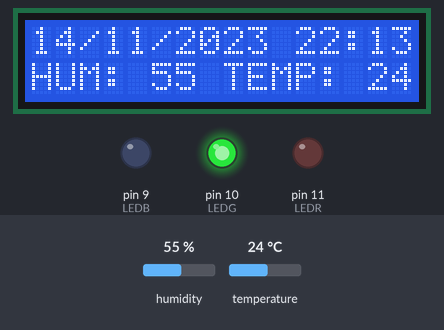
Simulated run of this sketch. Board: Arduino Uno, built with avr-gcc and run on an emulated ATmega328P. Parts: 16×2 character LCD, output pins drawn as LEDs (lit = HIGH). Inputs (shaded band) come from the test bench; at power-on: temperature 24 °C, humidity 55 %. The local clock reads 2024-03-15 10:24:30 at power-on unless the sketch sets it; what the sketch prints to the serial monitor is not drawn.

Above: at 1.2 s.
1.3 s: temperature set to 21 °C
At 3.2 s:
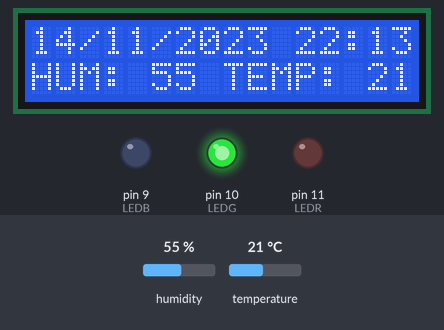
4.0 s: temperature set to 18 °C
At 5.5 s:
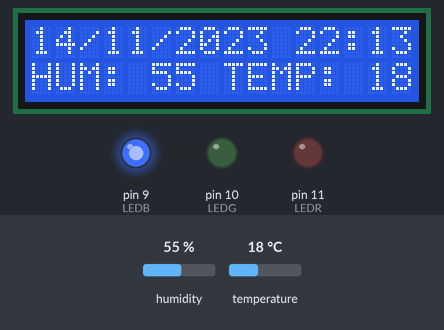
6.7 s: humidity set to 22 %
At 9.6 s:
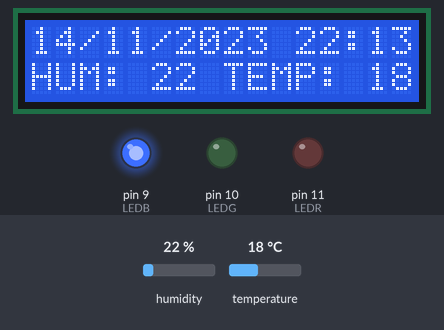
10.1 s: humidity set to 40 %
At 11.5 s:
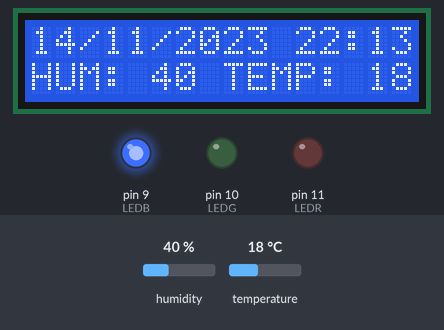
Timing chart, 0 to 13.1 s (numbered marks = the images above; inputs shaded):
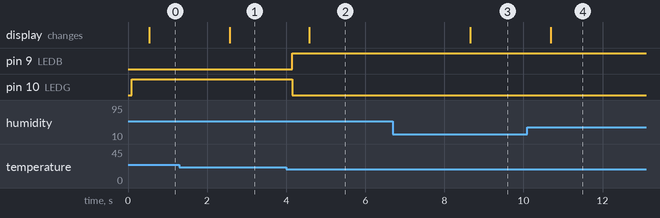

The sketch:

20230618v1_PruebaPropia.ino
```cpp
#include <Wire.h>
#include <LiquidCrystal_I2C.h>
#include "DHT.h"
#include <RtcDS1302.h>

#define DHTTYPE DHT11
#define DHTPIN 2
#define LEDR 11 // led rojo
#define LEDG 10 // led verde
#define LEDB 9 // led azul
float hum;
float temp;
long tAnt;
char buff[17];

LiquidCrystal_I2C lcd(0x27, 16, 2);
DHT dht(DHTPIN, DHTTYPE);
ThreeWire myWire(4, 5, 3); // configuro IO, CLOCK, CE
RtcDS1302<ThreeWire> Rtc(myWire);

void setup() {
    Serial.begin(9600);
    lcd.begin(); //inicializa el lcd
    lcd.backlight(); //prende las luces del display
    dht.begin();
    Rtc.Begin();
    RtcDateTime compiled = RtcDateTime(__DATE__, __TIME__);
    Rtc.SetDateTime(compiled);
}

void loop() {
    setVariables();
    printHum();
    setColorsLeds();
    printDateTime();
}

void setVariables() {
    temp = dht.readTemperature();
    hum = dht.readHumidity();
}

void printHum() {
    if (millis() - tAnt > 500) {
        tAnt = millis();
        sprintf(buff, "HUM: %d TEMP: %d", (int)hum, (int)temp);
        lcd.setCursor(0, 1);
        lcd.print(buff);
    }
}

void printDateTime() {
    RtcDateTime now = Rtc.GetDateTime();
    int dia = now.Day();
    int mes = now.Month();
    int anio = now.Year();
    int hora = now.Hour();
    int minuto = now.Minute();
    int segundo = now.Second();
    sprintf( buff, "%02d/%02d/%04d %02d:%02d", dia, mes, anio, hora, minuto);
    Serial.println(buff);
    lcd.setCursor(0, 0);
    lcd.print(buff);
}

void setColorsLeds() {
    if (temp < 20) {
        analogWrite(LEDR, 0);
        analogWrite(LEDG, 0);
        analogWrite(LEDB, 255);
    }

    if (temp < 30 && temp >= 20) {
        analogWrite(LEDR, 0);
        analogWrite(LEDG, 255);
        analogWrite(LEDB, 0);
    }

    if (temp < 30 && temp >= 40) {
        analogWrite(LEDR, 255);
        analogWrite(LEDG, 102);
        analogWrite(LEDB, 0);
    }

    if (temp < 30 && temp >= 40) {
        analogWrite(LEDR, 255);
        analogWrite(LEDG, 0);
        analogWrite(LEDB, 0);
    }
}
```

Measured:
- the behaviour switches between 20 and 19 °C on temperature (found by bisection; images 1 and 2)
- after the input at 1.3 s, the display: changes after 1.3 s (image 1)
- after the input at 4.0 s, pin 9 (LEDB): LOW → HIGH after 0.15 s; pin 10 (LEDG): HIGH → LOW after 0.15 s; the display: changes after 0.59 s (image 2)
- after the input at 6.7 s, the display: changes after 2.0 s (image 3)
- after the input at 10.1 s, the display: changes after 0.59 s (image 4)
